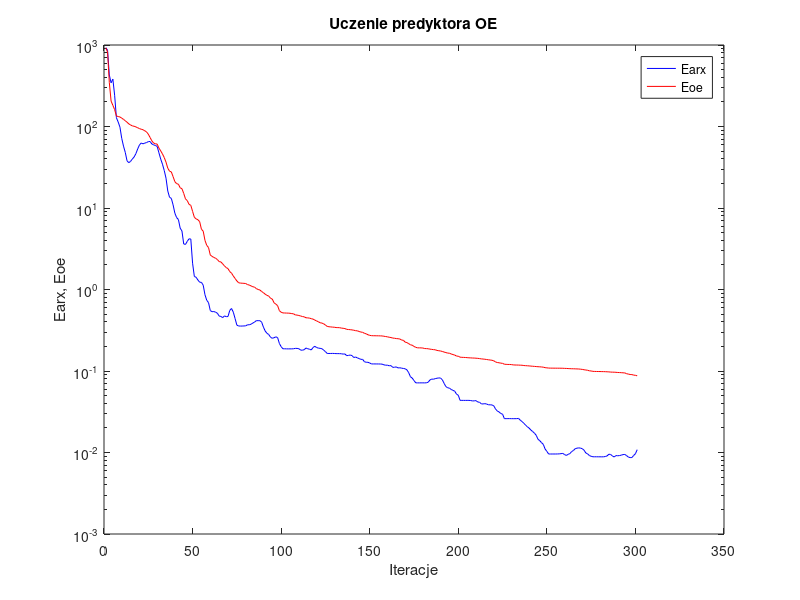
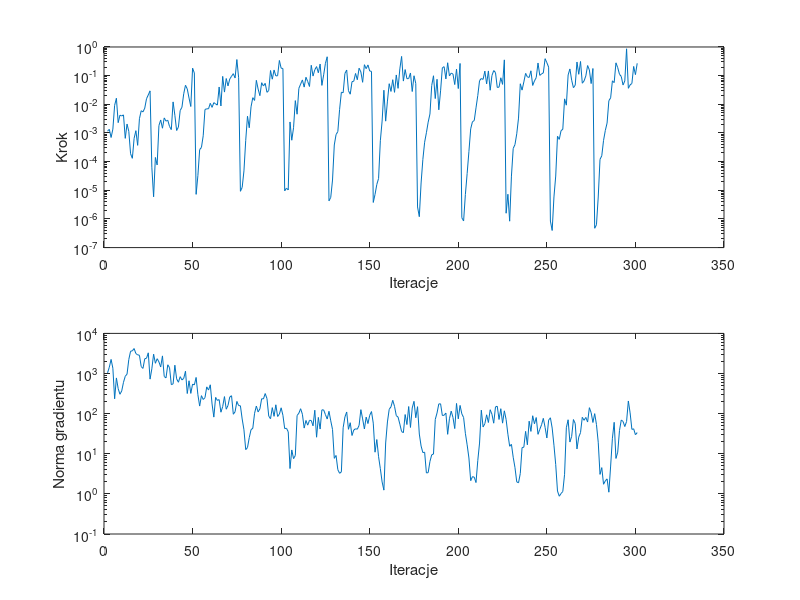

The MATLAB script that drew these images, in order:
%uczenie predyktora oe
clear all;
n=0; farx(n+1)=9.257166e+002; foe(n+1)=9.232389e+002; wspucz(n+1)=0.000000e+000; ng(n+1)=0.000000e+000;
%odnowa zmiennej metryki
n=1; farx(n+1)=8.653016e+002; foe(n+1)=8.193774e+002; krok(n+1)=1.151361e-003; ng(n+1)=1.038322e+003;
n=2; farx(n+1)=4.284786e+002; foe(n+1)=3.463547e+002; krok(n+1)=1.339301e-003; ng(n+1)=1.436200e+003;
n=3; farx(n+1)=3.435130e+002; foe(n+1)=2.049244e+002; krok(n+1)=6.946998e-004; ng(n+1)=2.245981e+003;
n=4; farx(n+1)=3.814316e+002; foe(n+1)=1.818230e+002; krok(n+1)=1.358387e-003; ng(n+1)=1.357129e+003;
n=5; farx(n+1)=2.419099e+002; foe(n+1)=1.612463e+002; krok(n+1)=9.219686e-003; ng(n+1)=2.342814e+002;
n=6; farx(n+1)=1.281398e+002; foe(n+1)=1.345462e+002; krok(n+1)=1.628289e-002; ng(n+1)=7.761236e+002;
n=7; farx(n+1)=1.135991e+002; foe(n+1)=1.326219e+002; krok(n+1)=2.289488e-003; ng(n+1)=4.197662e+002;
n=8; farx(n+1)=9.825445e+001; foe(n+1)=1.308392e+002; krok(n+1)=4.173411e-003; ng(n+1)=3.039658e+002;
n=9; farx(n+1)=7.167383e+001; foe(n+1)=1.266915e+002; krok(n+1)=3.920371e-003; ng(n+1)=3.683491e+002;
n=10; farx(n+1)=5.750270e+001; foe(n+1)=1.223295e+002; krok(n+1)=4.266621e-003; ng(n+1)=6.043811e+002;
n=11; farx(n+1)=4.818884e+001; foe(n+1)=1.177559e+002; krok(n+1)=6.483498e-004; ng(n+1)=8.553190e+002;
n=12; farx(n+1)=3.795276e+001; foe(n+1)=1.128084e+002; krok(n+1)=2.050616e-003; ng(n+1)=9.637163e+002;
n=13; farx(n+1)=3.597649e+001; foe(n+1)=1.076539e+002; krok(n+1)=1.135356e-003; ng(n+1)=2.240109e+003;
n=14; farx(n+1)=3.736050e+001; foe(n+1)=1.043905e+002; krok(n+1)=1.885993e-004; ng(n+1)=3.591243e+003;
n=15; farx(n+1)=3.988560e+001; foe(n+1)=1.018039e+002; krok(n+1)=1.304191e-004; ng(n+1)=3.675937e+003;
n=16; farx(n+1)=4.228604e+001; foe(n+1)=1.006259e+002; krok(n+1)=6.509286e-004; ng(n+1)=4.193232e+003;
n=17; farx(n+1)=4.647453e+001; foe(n+1)=9.883617e+001; krok(n+1)=1.202286e-003; ng(n+1)=3.135658e+003;
n=18; farx(n+1)=5.297867e+001; foe(n+1)=9.658506e+001; krok(n+1)=3.697205e-004; ng(n+1)=2.928204e+003;
n=19; farx(n+1)=5.929342e+001; foe(n+1)=9.432211e+001; krok(n+1)=3.146871e-003; ng(n+1)=2.847986e+003;
n=20; farx(n+1)=6.279486e+001; foe(n+1)=9.256360e+001; krok(n+1)=5.967206e-003; ng(n+1)=1.491619e+003;
n=21; farx(n+1)=6.126975e+001; foe(n+1)=9.131644e+001; krok(n+1)=5.433546e-003; ng(n+1)=1.339631e+003;
n=22; farx(n+1)=6.252657e+001; foe(n+1)=8.864072e+001; krok(n+1)=7.342058e-003; ng(n+1)=2.333298e+003;
n=23; farx(n+1)=6.352583e+001; foe(n+1)=8.594539e+001; krok(n+1)=1.564801e-002; ng(n+1)=2.403588e+003;
n=24; farx(n+1)=6.519017e+001; foe(n+1)=8.054886e+001; krok(n+1)=2.128042e-002; ng(n+1)=3.278811e+003;
n=25; farx(n+1)=6.549738e+001; foe(n+1)=7.336851e+001; krok(n+1)=2.946581e-002; ng(n+1)=7.245484e+002;
%odnowa zmiennej metryki
n=26; farx(n+1)=6.110455e+001; foe(n+1)=6.673397e+001; krok(n+1)=6.380047e-005; ng(n+1)=1.306525e+003;
n=27; farx(n+1)=5.949936e+001; foe(n+1)=6.260440e+001; krok(n+1)=5.930411e-006; ng(n+1)=3.033915e+003;
n=28; farx(n+1)=5.858177e+001; foe(n+1)=6.150261e+001; krok(n+1)=1.397905e-004; ng(n+1)=1.799500e+003;
n=29; farx(n+1)=5.698587e+001; foe(n+1)=6.084643e+001; krok(n+1)=7.651456e-005; ng(n+1)=2.340200e+003;
n=30; farx(n+1)=4.761379e+001; foe(n+1)=5.443278e+001; krok(n+1)=1.810600e-003; ng(n+1)=1.953994e+003;
n=31; farx(n+1)=3.989133e+001; foe(n+1)=5.023098e+001; krok(n+1)=2.841023e-003; ng(n+1)=1.453731e+003;
n=32; farx(n+1)=3.451247e+001; foe(n+1)=4.610886e+001; krok(n+1)=1.463096e-003; ng(n+1)=2.749978e+003;
n=33; farx(n+1)=2.888432e+001; foe(n+1)=4.163012e+001; krok(n+1)=3.350038e-003; ng(n+1)=8.432637e+002;
n=34; farx(n+1)=2.324298e+001; foe(n+1)=3.653728e+001; krok(n+1)=2.586841e-003; ng(n+1)=7.780216e+002;
n=35; farx(n+1)=1.618001e+001; foe(n+1)=3.082869e+001; krok(n+1)=2.774090e-003; ng(n+1)=1.650504e+003;
n=36; farx(n+1)=1.353090e+001; foe(n+1)=2.827789e+001; krok(n+1)=1.682049e-003; ng(n+1)=1.397619e+003;
n=37; farx(n+1)=1.313545e+001; foe(n+1)=2.775127e+001; krok(n+1)=1.310706e-003; ng(n+1)=5.281121e+002;
n=38; farx(n+1)=1.093233e+001; foe(n+1)=2.426156e+001; krok(n+1)=1.213054e-002; ng(n+1)=5.510539e+002;
n=39; farx(n+1)=8.636332e+000; foe(n+1)=2.104398e+001; krok(n+1)=4.150488e-003; ng(n+1)=1.611796e+003;
n=40; farx(n+1)=7.622956e+000; foe(n+1)=1.990226e+001; krok(n+1)=1.218594e-003; ng(n+1)=7.374226e+002;
n=41; farx(n+1)=7.225631e+000; foe(n+1)=1.958531e+001; krok(n+1)=1.604967e-003; ng(n+1)=6.055569e+002;
n=42; farx(n+1)=5.659552e+000; foe(n+1)=1.769941e+001; krok(n+1)=6.071802e-003; ng(n+1)=8.351230e+002;
n=43; farx(n+1)=5.228800e+000; foe(n+1)=1.726056e+001; krok(n+1)=7.883344e-003; ng(n+1)=6.919364e+002;
n=44; farx(n+1)=3.619021e+000; foe(n+1)=1.509928e+001; krok(n+1)=2.331822e-002; ng(n+1)=7.564392e+002;
n=45; farx(n+1)=3.575171e+000; foe(n+1)=1.293783e+001; krok(n+1)=4.616585e-002; ng(n+1)=1.140970e+003;
n=46; farx(n+1)=3.895832e+000; foe(n+1)=1.232916e+001; krok(n+1)=3.431867e-002; ng(n+1)=3.171527e+002;
n=47; farx(n+1)=4.190302e+000; foe(n+1)=1.108145e+001; krok(n+1)=1.650507e-002; ng(n+1)=6.597933e+002;
n=48; farx(n+1)=4.161939e+000; foe(n+1)=1.078796e+001; krok(n+1)=8.383236e-003; ng(n+1)=3.194707e+002;
n=49; farx(n+1)=2.102908e+000; foe(n+1)=9.096606e+000; krok(n+1)=1.827549e-001; ng(n+1)=5.440851e+002;
n=50; farx(n+1)=1.445149e+000; foe(n+1)=7.693679e+000; krok(n+1)=1.234102e-001; ng(n+1)=5.197970e+002;
%odnowa zmiennej metryki
n=51; farx(n+1)=1.413411e+000; foe(n+1)=7.356707e+000; krok(n+1)=7.204914e-006; ng(n+1)=7.979453e+002;
n=52; farx(n+1)=1.307629e+000; foe(n+1)=7.187164e+000; krok(n+1)=3.251699e-005; ng(n+1)=2.959846e+002;
n=53; farx(n+1)=1.229118e+000; foe(n+1)=6.800381e+000; krok(n+1)=2.631561e-004; ng(n+1)=1.543859e+002;
n=54; farx(n+1)=1.223814e+000; foe(n+1)=5.489686e+000; krok(n+1)=3.109358e-004; ng(n+1)=2.808828e+002;
n=55; farx(n+1)=1.130142e+000; foe(n+1)=5.199774e+000; krok(n+1)=7.968363e-004; ng(n+1)=2.252515e+002;
n=56; farx(n+1)=8.620746e-001; foe(n+1)=4.003846e+000; krok(n+1)=6.607631e-003; ng(n+1)=2.495678e+002;
n=57; farx(n+1)=7.377571e-001; foe(n+1)=3.479901e+000; krok(n+1)=6.970662e-003; ng(n+1)=4.649173e+002;
n=58; farx(n+1)=6.904678e-001; foe(n+1)=3.273375e+000; krok(n+1)=6.970444e-003; ng(n+1)=3.871779e+002;
n=59; farx(n+1)=5.517841e-001; foe(n+1)=2.649278e+000; krok(n+1)=1.082825e-002; ng(n+1)=5.234598e+002;
n=60; farx(n+1)=5.342387e-001; foe(n+1)=2.550863e+000; krok(n+1)=7.815763e-003; ng(n+1)=1.739367e+002;
n=61; farx(n+1)=5.363168e-001; foe(n+1)=2.473310e+000; krok(n+1)=1.142218e-002; ng(n+1)=8.195444e+001;
n=62; farx(n+1)=5.270114e-001; foe(n+1)=2.419174e+000; krok(n+1)=1.033570e-002; ng(n+1)=2.537538e+002;
n=63; farx(n+1)=5.118242e-001; foe(n+1)=2.330370e+000; krok(n+1)=9.385969e-003; ng(n+1)=2.137056e+002;
n=64; farx(n+1)=4.725805e-001; foe(n+1)=2.202010e+000; krok(n+1)=4.017797e-002; ng(n+1)=2.236937e+002;
n=65; farx(n+1)=4.667485e-001; foe(n+1)=2.177538e+000; krok(n+1)=8.744518e-003; ng(n+1)=1.085226e+002;
n=66; farx(n+1)=4.520854e-001; foe(n+1)=2.063178e+000; krok(n+1)=9.420590e-002; ng(n+1)=1.500464e+002;
n=67; farx(n+1)=4.743058e-001; foe(n+1)=1.949479e+000; krok(n+1)=2.667694e-002; ng(n+1)=2.658321e+002;
n=68; farx(n+1)=4.637667e-001; foe(n+1)=1.858127e+000; krok(n+1)=7.936896e-002; ng(n+1)=1.289073e+002;
n=69; farx(n+1)=4.661619e-001; foe(n+1)=1.804239e+000; krok(n+1)=4.388300e-002; ng(n+1)=1.600663e+002;
n=70; farx(n+1)=5.543869e-001; foe(n+1)=1.657047e+000; krok(n+1)=7.651884e-002; ng(n+1)=2.598733e+002;
n=71; farx(n+1)=5.845783e-001; foe(n+1)=1.586350e+000; krok(n+1)=9.513510e-002; ng(n+1)=2.794696e+002;
n=72; farx(n+1)=5.267587e-001; foe(n+1)=1.465038e+000; krok(n+1)=1.171506e-001; ng(n+1)=9.662508e+001;
n=73; farx(n+1)=4.399447e-001; foe(n+1)=1.365578e+000; krok(n+1)=8.268560e-002; ng(n+1)=1.115027e+002;
n=74; farx(n+1)=3.653500e-001; foe(n+1)=1.273651e+000; krok(n+1)=3.647485e-001; ng(n+1)=2.016005e+002;
n=75; farx(n+1)=3.567241e-001; foe(n+1)=1.209470e+000; krok(n+1)=8.430727e-002; ng(n+1)=1.587424e+002;
%odnowa zmiennej metryki
n=76; farx(n+1)=3.560275e-001; foe(n+1)=1.198627e+000; krok(n+1)=9.207477e-006; ng(n+1)=1.569775e+002;
n=77; farx(n+1)=3.560785e-001; foe(n+1)=1.194370e+000; krok(n+1)=1.259797e-005; ng(n+1)=7.351113e+001;
n=78; farx(n+1)=3.574013e-001; foe(n+1)=1.189767e+000; krok(n+1)=4.744329e-005; ng(n+1)=3.962493e+001;
n=79; farx(n+1)=3.579995e-001; foe(n+1)=1.184569e+000; krok(n+1)=5.504055e-004; ng(n+1)=1.267005e+001;
n=80; farx(n+1)=3.690972e-001; foe(n+1)=1.148415e+000; krok(n+1)=3.833898e-003; ng(n+1)=1.426976e+001;
n=81; farx(n+1)=3.690749e-001; foe(n+1)=1.134491e+000; krok(n+1)=1.520298e-003; ng(n+1)=2.524394e+001;
n=82; farx(n+1)=3.751403e-001; foe(n+1)=1.107526e+000; krok(n+1)=8.180929e-003; ng(n+1)=3.982427e+001;
n=83; farx(n+1)=3.876485e-001; foe(n+1)=1.082087e+000; krok(n+1)=1.703305e-002; ng(n+1)=4.324483e+001;
n=84; farx(n+1)=3.984968e-001; foe(n+1)=1.068403e+000; krok(n+1)=1.363820e-002; ng(n+1)=1.021342e+002;
n=85; farx(n+1)=4.149229e-001; foe(n+1)=1.025831e+000; krok(n+1)=6.863735e-002; ng(n+1)=1.546024e+002;
n=86; farx(n+1)=4.143883e-001; foe(n+1)=1.000907e+000; krok(n+1)=3.406610e-002; ng(n+1)=1.102820e+002;
n=87; farx(n+1)=4.146795e-001; foe(n+1)=9.856685e-001; krok(n+1)=2.000182e-002; ng(n+1)=1.314651e+002;
n=88; farx(n+1)=3.972317e-001; foe(n+1)=9.444686e-001; krok(n+1)=5.670481e-002; ng(n+1)=2.353197e+002;
n=89; farx(n+1)=3.452228e-001; foe(n+1)=9.138526e-001; krok(n+1)=4.356626e-002; ng(n+1)=2.328962e+002;
n=90; farx(n+1)=3.094293e-001; foe(n+1)=8.748785e-001; krok(n+1)=5.382558e-002; ng(n+1)=3.166223e+002;
n=91; farx(n+1)=2.899680e-001; foe(n+1)=8.479110e-001; krok(n+1)=2.617232e-002; ng(n+1)=2.373588e+002;
n=92; farx(n+1)=2.802914e-001; foe(n+1)=8.297168e-001; krok(n+1)=3.039298e-002; ng(n+1)=8.662648e+001;
n=93; farx(n+1)=2.597015e-001; foe(n+1)=7.812378e-001; krok(n+1)=1.510272e-001; ng(n+1)=7.464678e+001;
n=94; farx(n+1)=2.520405e-001; foe(n+1)=7.628744e-001; krok(n+1)=7.517970e-002; ng(n+1)=1.411789e+002;
n=95; farx(n+1)=2.561799e-001; foe(n+1)=6.871624e-001; krok(n+1)=1.571889e-001; ng(n+1)=8.568991e+001;
n=96; farx(n+1)=2.625858e-001; foe(n+1)=6.613930e-001; krok(n+1)=9.809225e-002; ng(n+1)=1.661381e+002;
n=97; farx(n+1)=2.570500e-001; foe(n+1)=6.333062e-001; krok(n+1)=9.907791e-002; ng(n+1)=8.497840e+001;
n=98; farx(n+1)=2.178335e-001; foe(n+1)=5.500500e-001; krok(n+1)=3.388186e-001; ng(n+1)=9.698775e+001;
n=99; farx(n+1)=1.988569e-001; foe(n+1)=5.257938e-001; krok(n+1)=1.817918e-001; ng(n+1)=1.398362e+002;
n=100; farx(n+1)=1.873840e-001; foe(n+1)=5.159982e-001; krok(n+1)=1.775417e-001; ng(n+1)=9.100041e+001;
%odnowa zmiennej metryki
n=101; farx(n+1)=1.872975e-001; foe(n+1)=5.151902e-001; krok(n+1)=9.515478e-006; ng(n+1)=4.236780e+001;
n=102; farx(n+1)=1.870165e-001; foe(n+1)=5.138304e-001; krok(n+1)=1.191521e-005; ng(n+1)=4.321911e+001;
n=103; farx(n+1)=1.868184e-001; foe(n+1)=5.131754e-001; krok(n+1)=1.023989e-005; ng(n+1)=3.532794e+001;
n=104; farx(n+1)=1.869660e-001; foe(n+1)=5.109258e-001; krok(n+1)=2.422929e-003; ng(n+1)=4.280077e+000;
n=105; farx(n+1)=1.869120e-001; foe(n+1)=5.063143e-001; krok(n+1)=5.580127e-004; ng(n+1)=1.245752e+001;
n=106; farx(n+1)=1.875878e-001; foe(n+1)=5.031568e-001; krok(n+1)=1.524981e-003; ng(n+1)=7.554755e+000;
n=107; farx(n+1)=1.896401e-001; foe(n+1)=4.873180e-001; krok(n+1)=1.345640e-002; ng(n+1)=9.051747e+000;
n=108; farx(n+1)=1.892693e-001; foe(n+1)=4.856689e-001; krok(n+1)=4.509565e-003; ng(n+1)=8.989202e+001;
n=109; farx(n+1)=1.877002e-001; foe(n+1)=4.795007e-001; krok(n+1)=3.607652e-002; ng(n+1)=1.024533e+002;
n=110; farx(n+1)=1.805632e-001; foe(n+1)=4.735879e-001; krok(n+1)=5.055608e-002; ng(n+1)=1.326149e+002;
n=111; farx(n+1)=1.799623e-001; foe(n+1)=4.656727e-001; krok(n+1)=7.092411e-002; ng(n+1)=9.647324e+001;
n=112; farx(n+1)=1.825946e-001; foe(n+1)=4.622839e-001; krok(n+1)=3.979978e-002; ng(n+1)=4.362081e+001;
n=113; farx(n+1)=1.915253e-001; foe(n+1)=4.500445e-001; krok(n+1)=8.776600e-002; ng(n+1)=6.761618e+001;
n=114; farx(n+1)=1.876507e-001; foe(n+1)=4.485898e-001; krok(n+1)=6.240867e-002; ng(n+1)=5.164615e+001;
n=115; farx(n+1)=1.850229e-001; foe(n+1)=4.456041e-001; krok(n+1)=4.186607e-002; ng(n+1)=6.823892e+001;
n=116; farx(n+1)=1.812844e-001; foe(n+1)=4.385386e-001; krok(n+1)=2.301336e-001; ng(n+1)=6.742509e+001;
n=117; farx(n+1)=1.941723e-001; foe(n+1)=4.333156e-001; krok(n+1)=9.656284e-002; ng(n+1)=4.967690e+001;
n=118; farx(n+1)=2.010529e-001; foe(n+1)=4.213726e-001; krok(n+1)=1.607119e-001; ng(n+1)=1.216435e+002;
n=119; farx(n+1)=1.941553e-001; foe(n+1)=4.114727e-001; krok(n+1)=2.072253e-001; ng(n+1)=2.584664e+001;
n=120; farx(n+1)=1.910461e-001; foe(n+1)=4.023343e-001; krok(n+1)=1.259999e-001; ng(n+1)=8.051100e+001;
n=121; farx(n+1)=1.897054e-001; foe(n+1)=3.908586e-001; krok(n+1)=2.538306e-001; ng(n+1)=4.127825e+001;
n=122; farx(n+1)=1.878827e-001; foe(n+1)=3.873524e-001; krok(n+1)=4.569519e-002; ng(n+1)=1.243108e+002;
n=123; farx(n+1)=1.802725e-001; foe(n+1)=3.793720e-001; krok(n+1)=1.067078e-001; ng(n+1)=1.237781e+002;
n=124; farx(n+1)=1.728450e-001; foe(n+1)=3.664938e-001; krok(n+1)=2.689113e-001; ng(n+1)=9.449439e+001;
n=125; farx(n+1)=1.640853e-001; foe(n+1)=3.525953e-001; krok(n+1)=4.555491e-001; ng(n+1)=7.336712e+001;
%odnowa zmiennej metryki
n=126; farx(n+1)=1.640971e-001; foe(n+1)=3.490645e-001; krok(n+1)=4.273013e-006; ng(n+1)=1.143789e+002;
n=127; farx(n+1)=1.641074e-001; foe(n+1)=3.475931e-001; krok(n+1)=5.656906e-006; ng(n+1)=6.633754e+001;
n=128; farx(n+1)=1.643815e-001; foe(n+1)=3.454642e-001; krok(n+1)=2.277085e-005; ng(n+1)=4.040662e+001;
n=129; farx(n+1)=1.640560e-001; foe(n+1)=3.444790e-001; krok(n+1)=3.812452e-004; ng(n+1)=7.684921e+000;
n=130; farx(n+1)=1.634653e-001; foe(n+1)=3.411706e-001; krok(n+1)=8.790130e-004; ng(n+1)=9.064995e+000;
n=131; farx(n+1)=1.634147e-001; foe(n+1)=3.407352e-001; krok(n+1)=1.116025e-003; ng(n+1)=4.008257e+000;
n=132; farx(n+1)=1.632977e-001; foe(n+1)=3.401254e-001; krok(n+1)=6.669234e-003; ng(n+1)=3.259555e+000;
n=133; farx(n+1)=1.628581e-001; foe(n+1)=3.360714e-001; krok(n+1)=2.643052e-002; ng(n+1)=3.535208e+000;
n=134; farx(n+1)=1.611980e-001; foe(n+1)=3.342214e-001; krok(n+1)=2.527804e-002; ng(n+1)=4.451442e+001;
n=135; farx(n+1)=1.619987e-001; foe(n+1)=3.315159e-001; krok(n+1)=1.191056e-001; ng(n+1)=8.253493e+001;
n=136; farx(n+1)=1.542955e-001; foe(n+1)=3.243190e-001; krok(n+1)=1.568265e-001; ng(n+1)=1.099488e+002;
n=137; farx(n+1)=1.553511e-001; foe(n+1)=3.228653e-001; krok(n+1)=2.977641e-002; ng(n+1)=4.067509e+001;
n=138; farx(n+1)=1.570298e-001; foe(n+1)=3.214766e-001; krok(n+1)=2.251094e-002; ng(n+1)=5.940842e+001;
n=139; farx(n+1)=1.546566e-001; foe(n+1)=3.194054e-001; krok(n+1)=6.163468e-002; ng(n+1)=2.852199e+001;
n=140; farx(n+1)=1.463745e-001; foe(n+1)=3.165188e-001; krok(n+1)=6.392790e-002; ng(n+1)=3.904805e+001;
n=141; farx(n+1)=1.485518e-001; foe(n+1)=3.125125e-001; krok(n+1)=1.192585e-001; ng(n+1)=4.199915e+001;
n=142; farx(n+1)=1.449875e-001; foe(n+1)=3.112151e-001; krok(n+1)=7.190954e-002; ng(n+1)=4.094626e+001;
n=143; farx(n+1)=1.421410e-001; foe(n+1)=3.055569e-001; krok(n+1)=1.817918e-001; ng(n+1)=5.094189e+001;
n=144; farx(n+1)=1.389690e-001; foe(n+1)=3.003021e-001; krok(n+1)=1.350863e-001; ng(n+1)=1.257560e+002;
n=145; farx(n+1)=1.389624e-001; foe(n+1)=2.987950e-001; krok(n+1)=5.857529e-002; ng(n+1)=7.395296e+001;
n=146; farx(n+1)=1.299945e-001; foe(n+1)=2.898979e-001; krok(n+1)=2.409855e-001; ng(n+1)=4.147847e+001;
n=147; farx(n+1)=1.280300e-001; foe(n+1)=2.860351e-001; krok(n+1)=1.752988e-001; ng(n+1)=8.182469e+001;
n=148; farx(n+1)=1.279170e-001; foe(n+1)=2.784554e-001; krok(n+1)=2.363480e-001; ng(n+1)=5.660619e+001;
n=149; farx(n+1)=1.252862e-001; foe(n+1)=2.737135e-001; krok(n+1)=1.451056e-001; ng(n+1)=9.095689e+001;
n=150; farx(n+1)=1.221266e-001; foe(n+1)=2.714881e-001; krok(n+1)=1.409038e-001; ng(n+1)=1.126623e+002;
%odnowa zmiennej metryki
n=151; farx(n+1)=1.221299e-001; foe(n+1)=2.708687e-001; krok(n+1)=3.760195e-006; ng(n+1)=5.800255e+001;
n=152; farx(n+1)=1.221269e-001; foe(n+1)=2.708167e-001; krok(n+1)=7.156975e-006; ng(n+1)=1.094043e+001;
n=153; farx(n+1)=1.220331e-001; foe(n+1)=2.703883e-001; krok(n+1)=1.592832e-005; ng(n+1)=2.261232e+001;
n=154; farx(n+1)=1.220425e-001; foe(n+1)=2.703037e-001; krok(n+1)=2.581106e-005; ng(n+1)=8.443281e+000;
n=155; farx(n+1)=1.218160e-001; foe(n+1)=2.697323e-001; krok(n+1)=5.362293e-004; ng(n+1)=4.242566e+000;
n=156; farx(n+1)=1.214219e-001; foe(n+1)=2.692974e-001; krok(n+1)=2.607206e-003; ng(n+1)=1.982638e+000;
n=157; farx(n+1)=1.191000e-001; foe(n+1)=2.670179e-001; krok(n+1)=3.096569e-002; ng(n+1)=1.240154e+000;
n=158; farx(n+1)=1.177413e-001; foe(n+1)=2.648246e-001; krok(n+1)=2.583925e-003; ng(n+1)=1.853894e+001;
n=159; farx(n+1)=1.179498e-001; foe(n+1)=2.626384e-001; krok(n+1)=1.295158e-002; ng(n+1)=6.207462e+001;
n=160; farx(n+1)=1.159016e-001; foe(n+1)=2.596182e-001; krok(n+1)=5.236098e-002; ng(n+1)=1.286415e+002;
n=161; farx(n+1)=1.164444e-001; foe(n+1)=2.572569e-001; krok(n+1)=2.812841e-002; ng(n+1)=1.476557e+002;
n=162; farx(n+1)=1.108704e-001; foe(n+1)=2.536740e-001; krok(n+1)=7.215303e-002; ng(n+1)=2.148345e+002;
n=163; farx(n+1)=1.112044e-001; foe(n+1)=2.522680e-001; krok(n+1)=2.617232e-002; ng(n+1)=1.522003e+002;
n=164; farx(n+1)=1.123384e-001; foe(n+1)=2.499560e-001; krok(n+1)=1.057221e-001; ng(n+1)=8.910545e+001;
n=165; farx(n+1)=1.089877e-001; foe(n+1)=2.489888e-001; krok(n+1)=3.604146e-002; ng(n+1)=8.206213e+001;
n=166; farx(n+1)=1.095867e-001; foe(n+1)=2.470574e-001; krok(n+1)=1.714306e-001; ng(n+1)=5.486247e+001;
n=167; farx(n+1)=1.083236e-001; foe(n+1)=2.398514e-001; krok(n+1)=4.686024e-001; ng(n+1)=3.581437e+001;
n=168; farx(n+1)=1.074612e-001; foe(n+1)=2.380821e-001; krok(n+1)=6.458581e-002; ng(n+1)=3.348660e+001;
n=169; farx(n+1)=1.064700e-001; foe(n+1)=2.261139e-001; krok(n+1)=1.630613e-001; ng(n+1)=9.495919e+001;
n=170; farx(n+1)=1.032792e-001; foe(n+1)=2.230614e-001; krok(n+1)=7.822596e-002; ng(n+1)=5.344198e+001;
n=171; farx(n+1)=9.533396e-002; foe(n+1)=2.166347e-001; krok(n+1)=7.901515e-002; ng(n+1)=1.503484e+002;
n=172; farx(n+1)=8.497018e-002; foe(n+1)=2.095329e-001; krok(n+1)=1.238254e-001; ng(n+1)=4.526176e+001;
n=173; farx(n+1)=8.186485e-002; foe(n+1)=2.072614e-001; krok(n+1)=2.792385e-002; ng(n+1)=1.386555e+002;
n=174; farx(n+1)=7.629413e-002; foe(n+1)=2.000695e-001; krok(n+1)=9.907791e-002; ng(n+1)=2.026175e+002;
n=175; farx(n+1)=7.157704e-002; foe(n+1)=1.952791e-001; krok(n+1)=5.335388e-002; ng(n+1)=7.898713e+001;
%odnowa zmiennej metryki
n=176; farx(n+1)=7.150916e-002; foe(n+1)=1.924125e-001; krok(n+1)=2.615723e-006; ng(n+1)=1.492593e+002;
n=177; farx(n+1)=7.151136e-002; foe(n+1)=1.923494e-001; krok(n+1)=1.197434e-006; ng(n+1)=3.099599e+001;
n=178; farx(n+1)=7.153992e-002; foe(n+1)=1.921525e-001; krok(n+1)=1.797165e-005; ng(n+1)=1.559081e+001;
n=179; farx(n+1)=7.155715e-002; foe(n+1)=1.914819e-001; krok(n+1)=1.192523e-004; ng(n+1)=1.067932e+001;
n=180; farx(n+1)=7.147740e-002; foe(n+1)=1.886542e-001; krok(n+1)=4.749570e-004; ng(n+1)=1.094217e+001;
n=181; farx(n+1)=7.167468e-002; foe(n+1)=1.882732e-001; krok(n+1)=1.019412e-003; ng(n+1)=3.320847e+000;
n=182; farx(n+1)=7.285900e-002; foe(n+1)=1.875078e-001; krok(n+1)=2.388016e-003; ng(n+1)=3.388163e+000;
n=183; farx(n+1)=7.761146e-002; foe(n+1)=1.855092e-001; krok(n+1)=4.600741e-003; ng(n+1)=6.423020e+000;
n=184; farx(n+1)=7.961126e-002; foe(n+1)=1.841850e-001; krok(n+1)=4.524124e-002; ng(n+1)=9.426866e+000;
n=185; farx(n+1)=7.924246e-002; foe(n+1)=1.828969e-001; krok(n+1)=9.907791e-002; ng(n+1)=9.836167e+000;
n=186; farx(n+1)=8.066006e-002; foe(n+1)=1.822358e-001; krok(n+1)=1.586441e-002; ng(n+1)=7.170548e+001;
n=187; farx(n+1)=8.152829e-002; foe(n+1)=1.788214e-001; krok(n+1)=7.468693e-002; ng(n+1)=1.039161e+002;
n=188; farx(n+1)=8.224365e-002; foe(n+1)=1.773083e-001; krok(n+1)=6.425309e-003; ng(n+1)=1.746517e+002;
n=189; farx(n+1)=8.196269e-002; foe(n+1)=1.760374e-001; krok(n+1)=2.946581e-002; ng(n+1)=1.757666e+002;
n=190; farx(n+1)=7.795981e-002; foe(n+1)=1.736288e-001; krok(n+1)=1.884118e-001; ng(n+1)=8.979485e+001;
n=191; farx(n+1)=7.049090e-002; foe(n+1)=1.707943e-001; krok(n+1)=2.056099e-001; ng(n+1)=9.119051e+001;
n=192; farx(n+1)=6.432876e-002; foe(n+1)=1.682759e-001; krok(n+1)=7.689657e-002; ng(n+1)=1.033989e+002;
n=193; farx(n+1)=6.235783e-002; foe(n+1)=1.659122e-001; krok(n+1)=2.818076e-001; ng(n+1)=3.052050e+001;
n=194; farx(n+1)=6.153567e-002; foe(n+1)=1.653061e-001; krok(n+1)=9.781251e-002; ng(n+1)=7.469413e+001;
n=195; farx(n+1)=5.938213e-002; foe(n+1)=1.618198e-001; krok(n+1)=1.225752e-001; ng(n+1)=1.155231e+002;
n=196; farx(n+1)=5.788187e-002; foe(n+1)=1.590522e-001; krok(n+1)=1.134226e-001; ng(n+1)=8.029956e+001;
n=197; farx(n+1)=5.650861e-002; foe(n+1)=1.567787e-001; krok(n+1)=4.879939e-002; ng(n+1)=4.246183e+001;
n=198; farx(n+1)=5.196062e-002; foe(n+1)=1.525971e-001; krok(n+1)=1.686145e-001; ng(n+1)=1.795172e+002;
n=199; farx(n+1)=5.044172e-002; foe(n+1)=1.517151e-001; krok(n+1)=3.546206e-002; ng(n+1)=7.417913e+001;
n=200; farx(n+1)=4.363427e-002; foe(n+1)=1.477659e-001; krok(n+1)=2.658984e-001; ng(n+1)=1.602749e+002;
%odnowa zmiennej metryki
n=201; farx(n+1)=4.361633e-002; foe(n+1)=1.471432e-001; krok(n+1)=1.102305e-006; ng(n+1)=9.870841e+001;
n=202; farx(n+1)=4.360432e-002; foe(n+1)=1.468819e-001; krok(n+1)=8.501750e-007; ng(n+1)=7.996326e+001;
n=203; farx(n+1)=4.358802e-002; foe(n+1)=1.464703e-001; krok(n+1)=7.133044e-006; ng(n+1)=3.230281e+001;
n=204; farx(n+1)=4.360783e-002; foe(n+1)=1.458987e-001; krok(n+1)=3.840954e-005; ng(n+1)=1.668634e+001;
n=205; farx(n+1)=4.360455e-002; foe(n+1)=1.451716e-001; krok(n+1)=2.266194e-004; ng(n+1)=7.836857e+000;
n=206; farx(n+1)=4.341378e-002; foe(n+1)=1.449016e-001; krok(n+1)=1.389400e-003; ng(n+1)=2.134402e+000;
n=207; farx(n+1)=4.295000e-002; foe(n+1)=1.442933e-001; krok(n+1)=2.476023e-003; ng(n+1)=2.690627e+000;
n=208; farx(n+1)=4.303355e-002; foe(n+1)=1.441474e-001; krok(n+1)=2.701093e-003; ng(n+1)=2.611875e+000;
n=209; farx(n+1)=4.330327e-002; foe(n+1)=1.435456e-001; krok(n+1)=7.517453e-003; ng(n+1)=1.915709e+000;
n=210; farx(n+1)=4.166705e-002; foe(n+1)=1.429785e-001; krok(n+1)=2.015462e-002; ng(n+1)=6.727766e+000;
n=211; farx(n+1)=4.135625e-002; foe(n+1)=1.420474e-001; krok(n+1)=6.690246e-002; ng(n+1)=1.847838e+001;
n=212; farx(n+1)=3.956219e-002; foe(n+1)=1.408027e-001; krok(n+1)=7.951514e-002; ng(n+1)=1.221525e+002;
n=213; farx(n+1)=3.940583e-002; foe(n+1)=1.402595e-001; krok(n+1)=7.399549e-002; ng(n+1)=4.655330e+001;
n=214; farx(n+1)=3.978020e-002; foe(n+1)=1.393748e-001; krok(n+1)=1.442609e-001; ng(n+1)=5.629764e+001;
n=215; farx(n+1)=3.931935e-002; foe(n+1)=1.383849e-001; krok(n+1)=5.157588e-002; ng(n+1)=9.356869e+001;
n=216; farx(n+1)=3.848660e-002; foe(n+1)=1.373083e-001; krok(n+1)=1.460372e-001; ng(n+1)=6.007034e+001;
n=217; farx(n+1)=3.850087e-002; foe(n+1)=1.364626e-001; krok(n+1)=3.094863e-002; ng(n+1)=1.252274e+002;
n=218; farx(n+1)=3.831896e-002; foe(n+1)=1.354190e-001; krok(n+1)=1.008497e-001; ng(n+1)=9.655771e+001;
n=219; farx(n+1)=3.749561e-002; foe(n+1)=1.334611e-001; krok(n+1)=1.502985e-001; ng(n+1)=5.777373e+001;
n=220; farx(n+1)=3.427669e-002; foe(n+1)=1.292946e-001; krok(n+1)=1.280543e-001; ng(n+1)=1.476267e+002;
n=221; farx(n+1)=3.231956e-002; foe(n+1)=1.270726e-001; krok(n+1)=3.871130e-002; ng(n+1)=1.530276e+002;
n=222; farx(n+1)=3.147244e-002; foe(n+1)=1.262102e-001; krok(n+1)=3.971457e-002; ng(n+1)=7.155223e+001;
n=223; farx(n+1)=3.008657e-002; foe(n+1)=1.248161e-001; krok(n+1)=8.430727e-002; ng(n+1)=1.327868e+002;
n=224; farx(n+1)=2.953136e-002; foe(n+1)=1.241838e-001; krok(n+1)=4.953895e-002; ng(n+1)=5.794423e+001;
n=225; farx(n+1)=2.602996e-002; foe(n+1)=1.211053e-001; krok(n+1)=3.550835e-001; ng(n+1)=1.175662e+002;
%odnowa zmiennej metryki
n=226; farx(n+1)=2.602896e-002; foe(n+1)=1.206766e-001; krok(n+1)=1.581345e-006; ng(n+1)=7.142027e+001;
n=227; farx(n+1)=2.604755e-002; foe(n+1)=1.203106e-001; krok(n+1)=7.265431e-006; ng(n+1)=3.074451e+001;
n=228; farx(n+1)=2.604769e-002; foe(n+1)=1.202999e-001; krok(n+1)=8.345013e-007; ng(n+1)=1.538748e+001;
n=229; farx(n+1)=2.601826e-002; foe(n+1)=1.198993e-001; krok(n+1)=3.121480e-005; ng(n+1)=1.718351e+001;
n=230; farx(n+1)=2.600663e-002; foe(n+1)=1.188481e-001; krok(n+1)=2.884695e-004; ng(n+1)=8.181404e+000;
n=231; farx(n+1)=2.601416e-002; foe(n+1)=1.184614e-001; krok(n+1)=3.927132e-004; ng(n+1)=4.520995e+000;
n=232; farx(n+1)=2.602655e-002; foe(n+1)=1.183766e-001; krok(n+1)=9.349870e-004; ng(n+1)=1.989807e+000;
n=233; farx(n+1)=2.623667e-002; foe(n+1)=1.182351e-001; krok(n+1)=3.303309e-003; ng(n+1)=1.885576e+000;
n=234; farx(n+1)=2.490926e-002; foe(n+1)=1.178685e-001; krok(n+1)=5.213103e-002; ng(n+1)=3.229677e+000;
n=235; farx(n+1)=2.396028e-002; foe(n+1)=1.176848e-001; krok(n+1)=3.123706e-002; ng(n+1)=1.428849e+001;
n=236; farx(n+1)=2.283979e-002; foe(n+1)=1.167208e-001; krok(n+1)=6.024636e-002; ng(n+1)=1.454823e+001;
n=237; farx(n+1)=2.164454e-002; foe(n+1)=1.162736e-001; krok(n+1)=1.200480e-001; ng(n+1)=3.617631e+001;
n=238; farx(n+1)=2.068687e-002; foe(n+1)=1.159018e-001; krok(n+1)=9.018109e-002; ng(n+1)=1.672991e+001;
n=239; farx(n+1)=1.989922e-002; foe(n+1)=1.154772e-001; krok(n+1)=8.662598e-002; ng(n+1)=6.481172e+001;
n=240; farx(n+1)=1.883177e-002; foe(n+1)=1.148494e-001; krok(n+1)=1.475150e-001; ng(n+1)=3.608174e+001;
n=241; farx(n+1)=1.808351e-002; foe(n+1)=1.143686e-001; krok(n+1)=4.545636e-002; ng(n+1)=8.860307e+001;
n=242; farx(n+1)=1.726390e-002; foe(n+1)=1.139254e-001; krok(n+1)=6.544743e-002; ng(n+1)=5.589545e+001;
n=243; farx(n+1)=1.625520e-002; foe(n+1)=1.133563e-001; krok(n+1)=8.571529e-002; ng(n+1)=7.997277e+001;
n=244; farx(n+1)=1.452398e-002; foe(n+1)=1.128503e-001; krok(n+1)=2.760258e-001; ng(n+1)=3.050727e+001;
n=245; farx(n+1)=1.396787e-002; foe(n+1)=1.125894e-001; krok(n+1)=1.023698e-001; ng(n+1)=4.057243e+001;
n=246; farx(n+1)=1.319536e-002; foe(n+1)=1.120354e-001; krok(n+1)=1.150668e-001; ng(n+1)=5.283590e+001;
n=247; farx(n+1)=1.258229e-002; foe(n+1)=1.114426e-001; krok(n+1)=1.245141e-001; ng(n+1)=7.628942e+001;
n=248; farx(n+1)=1.104263e-002; foe(n+1)=1.099306e-001; krok(n+1)=3.903951e-001; ng(n+1)=4.540441e+001;
n=249; farx(n+1)=1.032240e-002; foe(n+1)=1.093027e-001; krok(n+1)=2.833785e-001; ng(n+1)=2.476217e+001;
n=250; farx(n+1)=9.586629e-003; foe(n+1)=1.086912e-001; krok(n+1)=1.981558e-001; ng(n+1)=6.902765e+001;
%odnowa zmiennej metryki
n=251; farx(n+1)=9.585175e-003; foe(n+1)=1.084563e-001; krok(n+1)=8.427981e-007; ng(n+1)=7.879958e+001;
n=252; farx(n+1)=9.585755e-003; foe(n+1)=1.084208e-001; krok(n+1)=3.953362e-007; ng(n+1)=4.366631e+001;
n=253; farx(n+1)=9.588741e-003; foe(n+1)=1.083434e-001; krok(n+1)=5.852529e-006; ng(n+1)=1.634378e+001;
n=254; farx(n+1)=9.585495e-003; foe(n+1)=1.083022e-001; krok(n+1)=3.134037e-005; ng(n+1)=5.359139e+000;
n=255; farx(n+1)=9.601727e-003; foe(n+1)=1.082508e-001; krok(n+1)=7.663457e-004; ng(n+1)=1.179682e+000;
n=256; farx(n+1)=9.620814e-003; foe(n+1)=1.082296e-001; krok(n+1)=5.972073e-004; ng(n+1)=8.745955e-001;
n=257; farx(n+1)=9.680109e-003; foe(n+1)=1.081750e-001; krok(n+1)=1.200091e-003; ng(n+1)=1.019275e+000;
n=258; farx(n+1)=9.748978e-003; foe(n+1)=1.080805e-001; krok(n+1)=1.350179e-003; ng(n+1)=1.148211e+000;
n=259; farx(n+1)=9.429316e-003; foe(n+1)=1.077017e-001; krok(n+1)=1.548166e-002; ng(n+1)=3.074547e+000;
n=260; farx(n+1)=9.206128e-003; foe(n+1)=1.075708e-001; krok(n+1)=9.328627e-003; ng(n+1)=4.454932e+001;
n=261; farx(n+1)=9.492449e-003; foe(n+1)=1.071616e-001; krok(n+1)=1.053314e-001; ng(n+1)=7.033824e+001;
n=262; farx(n+1)=9.695875e-003; foe(n+1)=1.068527e-001; krok(n+1)=1.713887e-001; ng(n+1)=1.957226e+001;
n=263; farx(n+1)=1.027606e-002; foe(n+1)=1.065901e-001; krok(n+1)=6.935426e-002; ng(n+1)=2.707398e+001;
n=264; farx(n+1)=1.058462e-002; foe(n+1)=1.064937e-001; krok(n+1)=3.805310e-002; ng(n+1)=7.132236e+001;
n=265; farx(n+1)=1.114738e-002; foe(n+1)=1.062933e-001; krok(n+1)=4.614317e-002; ng(n+1)=5.671407e+001;
n=266; farx(n+1)=1.130436e-002; foe(n+1)=1.060346e-001; krok(n+1)=2.990259e-001; ng(n+1)=1.316909e+001;
n=267; farx(n+1)=1.140141e-002; foe(n+1)=1.058770e-001; krok(n+1)=1.115271e-001; ng(n+1)=2.600981e+001;
n=268; farx(n+1)=1.131589e-002; foe(n+1)=1.052595e-001; krok(n+1)=3.119600e-001; ng(n+1)=3.363327e+001;
n=269; farx(n+1)=1.113721e-002; foe(n+1)=1.046341e-001; krok(n+1)=5.442027e-002; ng(n+1)=8.114332e+001;
n=270; farx(n+1)=1.066757e-002; foe(n+1)=1.036455e-001; krok(n+1)=6.533169e-002; ng(n+1)=6.821251e+001;
n=271; farx(n+1)=9.866352e-003; foe(n+1)=1.027905e-001; krok(n+1)=9.809225e-002; ng(n+1)=8.056092e+001;
n=272; farx(n+1)=9.619986e-003; foe(n+1)=1.021684e-001; krok(n+1)=2.250273e-001; ng(n+1)=6.179255e+001;
n=273; farx(n+1)=9.180979e-003; foe(n+1)=1.005070e-001; krok(n+1)=1.579498e-001; ng(n+1)=1.408480e+002;
n=274; farx(n+1)=8.985330e-003; foe(n+1)=1.000973e-001; krok(n+1)=5.286105e-002; ng(n+1)=1.057086e+002;
n=275; farx(n+1)=8.863398e-003; foe(n+1)=9.902124e-002; krok(n+1)=1.775417e-001; ng(n+1)=6.015166e+001;
%odnowa zmiennej metryki
n=276; farx(n+1)=8.862913e-003; foe(n+1)=9.879067e-002; krok(n+1)=4.724629e-007; ng(n+1)=9.999919e+001;
n=277; farx(n+1)=8.862826e-003; foe(n+1)=9.867744e-002; krok(n+1)=6.257472e-007; ng(n+1)=5.359875e+001;
n=278; farx(n+1)=8.855706e-003; foe(n+1)=9.856785e-002; krok(n+1)=5.834398e-006; ng(n+1)=1.938171e+001;
n=279; farx(n+1)=8.856402e-003; foe(n+1)=9.849615e-002; krok(n+1)=1.197273e-004; ng(n+1)=3.058871e+000;
n=280; farx(n+1)=8.847034e-003; foe(n+1)=9.834527e-002; krok(n+1)=1.596151e-004; ng(n+1)=4.513578e+000;
n=281; farx(n+1)=8.857404e-003; foe(n+1)=9.827251e-002; krok(n+1)=5.504055e-004; ng(n+1)=1.737197e+000;
n=282; farx(n+1)=8.928840e-003; foe(n+1)=9.809687e-002; krok(n+1)=1.220985e-003; ng(n+1)=2.107272e+000;
n=283; farx(n+1)=9.078264e-003; foe(n+1)=9.782803e-002; krok(n+1)=2.223715e-003; ng(n+1)=2.365022e+000;
n=284; farx(n+1)=9.521440e-003; foe(n+1)=9.755338e-002; krok(n+1)=1.339882e-002; ng(n+1)=1.101568e+000;
n=285; farx(n+1)=9.460183e-003; foe(n+1)=9.699279e-002; krok(n+1)=1.676647e-002; ng(n+1)=4.939080e+000;
n=286; farx(n+1)=9.066627e-003; foe(n+1)=9.679822e-002; krok(n+1)=6.601690e-002; ng(n+1)=2.436146e+001;
n=287; farx(n+1)=8.810565e-003; foe(n+1)=9.668691e-002; krok(n+1)=5.722022e-002; ng(n+1)=6.077900e+001;
n=288; farx(n+1)=9.167327e-003; foe(n+1)=9.637282e-002; krok(n+1)=2.800362e-001; ng(n+1)=7.639104e+000;
n=289; farx(n+1)=9.117464e-003; foe(n+1)=9.590559e-002; krok(n+1)=1.903039e-001; ng(n+1)=1.094846e+001;
n=290; farx(n+1)=9.172783e-003; foe(n+1)=9.570557e-002; krok(n+1)=1.115393e-001; ng(n+1)=3.797527e+001;
n=291; farx(n+1)=9.279889e-003; foe(n+1)=9.540080e-002; krok(n+1)=9.363811e-002; ng(n+1)=6.924796e+001;
n=292; farx(n+1)=9.425082e-003; foe(n+1)=9.500716e-002; krok(n+1)=4.710295e-002; ng(n+1)=6.411983e+001;
n=293; farx(n+1)=9.467781e-003; foe(n+1)=9.477131e-002; krok(n+1)=6.552688e-002; ng(n+1)=4.763332e+001;
n=294; farx(n+1)=9.161555e-003; foe(n+1)=9.271920e-002; krok(n+1)=8.649503e-001; ng(n+1)=6.373767e+001;
n=295; farx(n+1)=8.795672e-003; foe(n+1)=9.165364e-002; krok(n+1)=3.618094e-002; ng(n+1)=2.068210e+002;
n=296; farx(n+1)=8.652872e-003; foe(n+1)=9.061638e-002; krok(n+1)=4.757597e-002; ng(n+1)=1.040337e+002;
n=297; farx(n+1)=8.674159e-003; foe(n+1)=9.036258e-002; krok(n+1)=5.335388e-002; ng(n+1)=4.051404e+001;
n=298; farx(n+1)=9.197456e-003; foe(n+1)=8.904202e-002; krok(n+1)=2.094296e-001; ng(n+1)=4.186290e+001;
n=299; farx(n+1)=9.660505e-003; foe(n+1)=8.852404e-002; krok(n+1)=1.084302e-001; ng(n+1)=2.980526e+001;
n=300; farx(n+1)=1.083330e-002; foe(n+1)=8.729297e-002; krok(n+1)=2.693452e-001; ng(n+1)=3.371646e+001;

figure; semilogy(farx,'b'); hold on; semilogy(foe,'r'); xlabel('Iteracje'); ylabel('Earx, Eoe'); legend('Earx','Eoe'); title('Uczenie predyktora OE');
figure; subplot(2,1,1); semilogy(krok); xlabel('Iteracje'); ylabel('Krok');
subplot(2,1,2); semilogy(ng); xlabel('Iteracje'); ylabel('Norma gradientu');
Earx=farx(n+1)
Eoe=foe(n+1)
